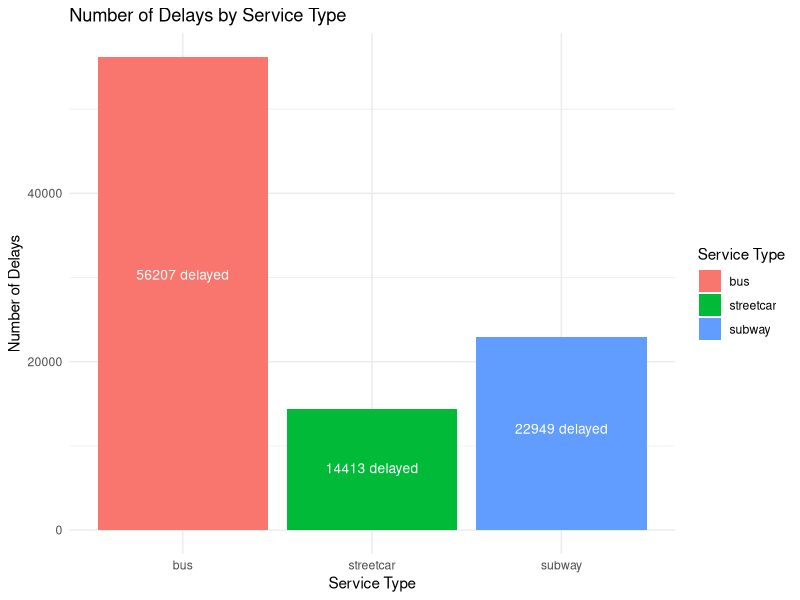
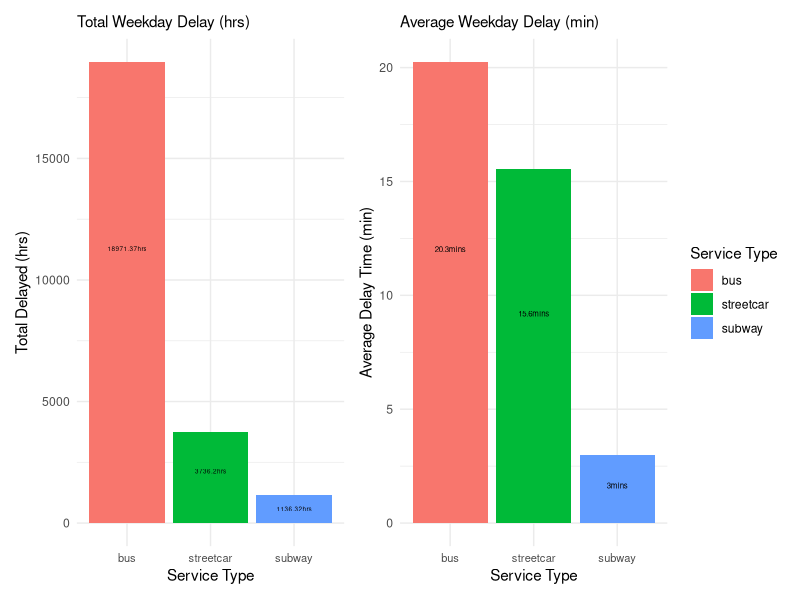
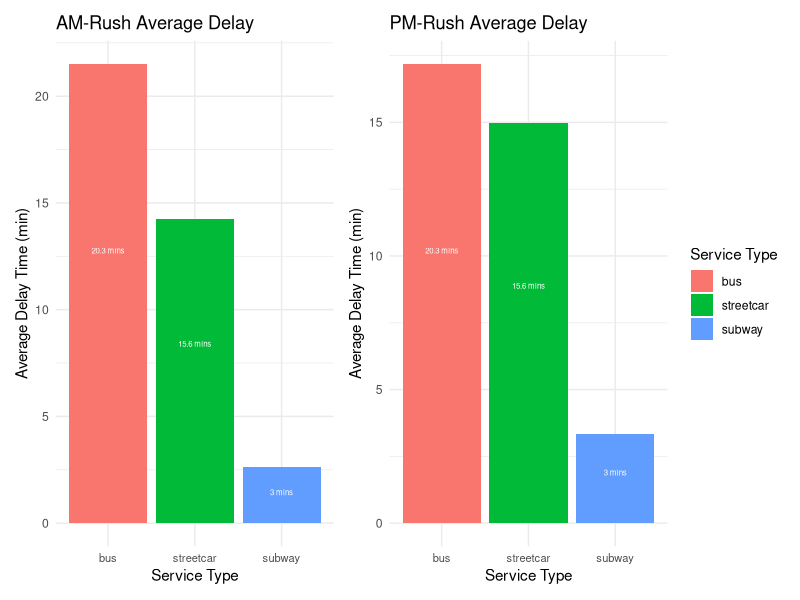

Write the R code that produced these figures, in order.
## ---- chunk 1
#| include: false
#| warning: false
#| message: false
# load libraries and datasets
library(tidyverse)
library(dplyr)
library(knitr)
library(ggplot2)
library(hms)
library(patchwork)

bus_delay <- read.csv(here::here("outputs/cleaned_data/bus/bus_delay.csv"))
streetcar_delay <- read.csv(here::here("outputs/cleaned_data/streetcar/streetcar_delay.csv"))
subway_delay <- read.csv(here::here("outputs/cleaned_data/subway/subway_delay.csv"))
subway_delay_code <- read.csv(here::here("outputs/cleaned_data/subway_delay_code.csv"))

## ---- chunk 2
#| label: tbl-bus
#| tbl-cap: Sample of Cleaned TTC Bus Delay Dataset
#| echo: false

sample_bus_delay <- head(bus_delay, n = 3)

knitr::kable(sample_bus_delay, col.names = c("Date", "Line", "Time", "Day", "Station", "Cause of Delay", "Min Delay"), align = c("l","c", "c", "c", "c","c", "c"))
## ---- chunk 3
#| label: tbl-streetcar
#| tbl-cap: Sample of Cleaned TTC Streetcar Delay Dataset
#| echo: false

sample_streetcar_delay <- head(streetcar_delay, n = 3)

# Generate the table with automatic text wrapping for column names
knitr::kable(sample_streetcar_delay, 
             col.names = c("Date", "Line", "Time", "Day", "Station", "Cause of Delay", "Min Delay"), align = c("l","c", "c", "c", "c", "c", "c")) 
## ---- chunk 4
#| label: tbl-subway
#| tbl-cap: Sample of Cleaned TTC Subway Delay Dataset
#| echo: false
#| message: false

sample_subway_delay <- head(subway_delay, n = 3)

knitr::kable(sample_subway_delay, col.names = c("Date", "Time", "Day", "Station", "Delay Code", "Min Delayed", "Line"), align = c("l","c", "c", "c", "c","c", "c"))
## ---- chunk 5
#| label: tbl-code
#| tbl-cap: Sample of TTC Subway Delay Code
#| fig-pos: "H"
#| echo: false
#| message: false

sample_subway_delay_code <- head(subway_delay_code, n = 3)

knitr::kable(sample_subway_delay_code, col.names = c("Code", "Code Description"), align = c("c","c"))
## ---- chunk 6
#| label: fig-total-delay
#| fig-cap: Visualization to show the TTC service that has the highest number of delays in year 2023
#| fig-pos: "H"
#| echo: false
#| message: false
#construct appropriate table for visualization
service_type <- c("bus", "streetcar", "subway")
num_delay <- c(nrow(bus_delay), nrow(streetcar_delay), nrow(subway_delay))

delay_count <- data.frame(service_type, num_delay)

# Generate the bar plot
ggplot(delay_count, aes(x = service_type, y = num_delay, fill = service_type)) +
  geom_bar(stat = "identity") + 
  geom_text(aes(label = paste0(num_delay, " delayed")), 
          vjust = 1, color = "white", size = 3.5, position = position_stack(vjust = 0.55)) +
  labs(title = "Number of Delays by Service Type", x = "Service Type", y = "Number of Delays", fill = "Service Type") +  # Label the axes
  theme_minimal()  # Apply a minimal theme
## ---- chunk 7
#| echo: false
#| message: false
# Setup
weekday_bus_delay <- read.csv(here::here("outputs/cleaned_data/bus/bus_delay.csv"))
weekday_streetcar_delay <- read.csv(here::here("outputs/cleaned_data/streetcar/streetcar_delay.csv"))
weekday_subway_delay <- read.csv(here::here("outputs/cleaned_data/subway/subway_delay.csv"))
## ---- chunk 8
#| label: fig-weekday
#| fig-cap: Visualization to show the total delayed time during weekdays in 2023
#| fig-pos: "H"
#| echo: false
#| message: false

service_type <- c("bus", "streetcar", "subway")
sum_delay_time <- c(sum(weekday_bus_delay$min_delay), sum(weekday_streetcar_delay$min_delay), sum(weekday_subway_delay$min_delay))
mean_delay_time <- c(mean(weekday_bus_delay$min_delay), mean(weekday_streetcar_delay$min_delay), mean(weekday_subway_delay$min_delay))


total_delay_time <- data.frame(service_type, as.numeric(sum_delay_time))
avg_delay_time <- data.frame(service_type, as.numeric(mean_delay_time))

# Generate the bar plot
sum_graph <- ggplot(total_delay_time, aes(x = service_type, y = sum_delay_time/60, fill = service_type)) +
  geom_bar(stat = "identity") + 
  # Add labels for total hours
  geom_text(aes(label = paste0(round(sum_delay_time / 60, 2), "hrs")), 
            vjust = 1, color = "black", size = 1.6, lineheight = 0.8, position = position_stack(vjust = 0.6)) +  
  labs(title = "Total Weekday Delay (hrs)", 
       x = "Service Type", y = "Total Delayed (hrs)", fill = "Service Type") +  # Label the axes
  theme_minimal() +
  theme(legend.position = "none", axis.text.x = element_text(size = 8), 
        plot.title = element_text(size = 11))

avg_graph <- ggplot(avg_delay_time, aes(x = service_type, y = mean_delay_time, fill = service_type)) +
  geom_bar(stat = "identity") + 
  # Add labels for total hours
  geom_text(aes(label = paste0(round(mean_delay_time, 1), "mins")), 
            vjust = 1, color = "black", size = 2, position = position_stack(vjust = 0.6)) +  
  labs(title = "Average Weekday Delay (min)", 
       x = "Service Type", y = "Average Delay Time (min)", fill = "Service Type") +  # Label the axes
  theme_minimal() +
  theme(axis.text.x = element_text(size = 8), 
        plot.title = element_text(size = 11))

sum_graph + avg_graph
## ---- chunk 9
#| echo: false
#| message: false
# Setup
bus_delay_rush <- read.csv(here::here("outputs/cleaned_data/bus/bus_delay_rush.csv"))
streetcar_delay_rush <- read.csv(here::here("outputs/cleaned_data/streetcar/streetcar_delay_rush.csv"))
subway_delay_rush <- read.csv(here::here("outputs/cleaned_data/subway/subway_delay_rush.csv"))
## ---- chunk 10
#| label: fig-rush
#| fig-cap: Barplot used to visualize the longest average delay time for different TTC services during Rush-Hours and Off-Peak Hours
#| fig-pos: "H"
#| echo: false
#| message: false

service_type <- c("bus", "streetcar", "subway")

morning_bus_rush <- bus_delay_rush |> filter(rush_type == "morning")
morning_streetcar_rush <- streetcar_delay_rush |> filter(rush_type == "morning")
morning_subway_rush <- subway_delay_rush |> filter(rush_type == "morning")
morning_mean_delay_rush <- c(mean(morning_bus_rush$min_delay), mean(morning_streetcar_rush$min_delay), mean(morning_subway_rush$min_delay))

#build morning rush dataset
morning_avg_delay_rush <- data.frame(service_type, as.numeric(morning_mean_delay_rush))

evening_bus_rush <- bus_delay_rush |> filter(rush_type == "evening")
evening_streetcar_rush <- streetcar_delay_rush |> filter(rush_type == "evening")
evening_subway_rush <- subway_delay_rush |> filter(rush_type == "evening")
evening_mean_delay_rush <- c(mean(evening_bus_rush$min_delay), mean(evening_streetcar_rush$min_delay), mean(evening_subway_rush$min_delay))

#build evening rush dataset
evening_avg_delay_rush <- data.frame(service_type, as.numeric(evening_mean_delay_rush))

morning_rush <- ggplot(morning_avg_delay_rush, aes(x = service_type, y = morning_mean_delay_rush, fill = service_type)) + geom_bar(stat = "identity") + 
  # Add labels for total hours
  geom_text(aes(label = paste0(round(mean_delay_time, 1), " mins")), 
            vjust = 1, color = "white", size = 2, position = position_stack(vjust = 0.6)) +  
  labs(title = "AM-Rush Average Delay", 
       x = "Service Type", y = "Average Delay Time (min)", fill = "Service Type") +  # Label the axes
  theme_minimal() +
  theme(legend.position = "none", axis.text.x = element_text(size = 8))

evening_rush <- ggplot(evening_avg_delay_rush, aes(x = service_type, y = evening_mean_delay_rush, fill = service_type)) + geom_bar(stat = "identity") + 
  # Add labels for total hours
  geom_text(aes(label = paste0(round(mean_delay_time, 1), " mins")), 
            vjust = 1, color = "white", size = 2, position = position_stack(vjust = 0.6)) +  
  labs(title = "PM-Rush Average Delay", 
       x = "Service Type", y = "Average Delay Time (min)", fill = "Service Type") +  # Label the axes
  theme_minimal() +
  theme(axis.text.x = element_text(size = 8))

morning_rush + evening_rush
## ---- chunk 11
#| label: tbl-reason
#| tbl-cap: Top 5 Most Popular Reason for Delay
#| table.position: "H"
#| echo: false
#| message: false

# Extract the top 5 most frequent 'incident' values for each dataset
top_bus_incidents <- head(sort(table(bus_delay$incident), decreasing = TRUE), 5)
top_streetcar_incidents <- head(sort(table(streetcar_delay$incident), decreasing = TRUE), 5)
top_subway_incidents <- head(sort(table(subway_delay$code), decreasing = TRUE), 5)
top_subway_codes <- names(top_subway_incidents)

reason_delay <- data.frame(
  names(top_bus_incidents), names(top_streetcar_incidents), top_subway_codes)

# Create a new dataset 'reason_delay'
reason_delay$top_subway_codes <- subway_delay_code$code_description[
  match(reason_delay$top_subway_codes, subway_delay_code$code)
]

reason_delay <- reason_delay |> rename(bus = names.top_bus_incidents., streetcar = names.top_streetcar_incidents., subway = top_subway_codes)

knitr::kable(reason_delay, col.names = c("Bus", "Streetcar", "Subway"), align = c("c", "c", "c")) |>
  kableExtra::kable_styling(position = "center", font_size = 10)
## ---- chunk 12
#| label: tbl-lines
#| tbl-cap: Most delayed Lines for each TTC Service
#| table.position: "H"
#| echo: false
#| message: false

service_type <- c("bus", "streetcar", "subway")
most_delay_line <- c(bus_delay$route[which.max(bus_delay$min_delay)], streetcar_delay$line[which.max(streetcar_delay$min_delay)], subway_delay$line[which.max(subway_delay$min_delay)])

# create dataframe
most_delay_data <- data.frame(service_type, most_delay_line)
# rename SRT to proper TTC Line name
most_delay_data$most_delay_line[most_delay_data$most_delay_line == "SRT"] <- "Line 3"

#modify table aesthetics
most_delay_transposed <- t(most_delay_data$most_delay_line)
colnames(most_delay_transposed) <- most_delay_data$service_type

# Display the transposed data using knitr::kable()
knitr::kable(most_delay_transposed, col.names = colnames(most_delay_transposed), align = "c")
